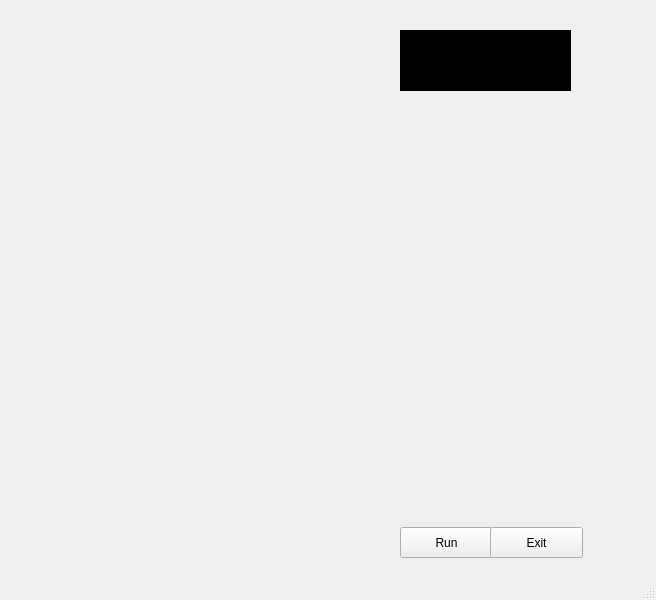
<?xml version="1.0" encoding="UTF-8"?>
<ui version="4.0">
 <class>JarvisAI</class>
 <widget class="QMainWindow" name="JarvisAI">
  <property name="geometry">
   <rect>
    <x>0</x>
    <y>0</y>
    <width>656</width>
    <height>600</height>
   </rect>
  </property>
  <property name="windowTitle">
   <string>MainWindow</string>
  </property>
  <widget class="QWidget" name="centralwidget">
   <widget class="QLabel" name="label">
    <property name="geometry">
     <rect>
      <x>80</x>
      <y>10</y>
      <width>501</width>
      <height>571</height>
     </rect>
    </property>
    <property name="text">
     <string/>
    </property>
    <property name="pixmap">
     <pixmap>Img/R.gif</pixmap>
    </property>
    <property name="scaledContents">
     <bool>false</bool>
    </property>
   </widget>
   <widget class="QLabel" name="label_2">
    <property name="geometry">
     <rect>
      <x>0</x>
      <y>20</y>
      <width>401</width>
      <height>111</height>
     </rect>
    </property>
    <property name="text">
     <string/>
    </property>
    <property name="pixmap">
     <pixmap>Img/T8bahf.gif</pixmap>
    </property>
   </widget>
   <widget class="QTextBrowser" name="textBrowser">
    <property name="geometry">
     <rect>
      <x>400</x>
      <y>30</y>
      <width>171</width>
      <height>61</height>
     </rect>
    </property>
    <property name="styleSheet">
     <string notr="true">background:transpranet;
border-radius:none</string>
    </property>
    <property name="html">
     <string>&lt;!DOCTYPE HTML PUBLIC &quot;-//W3C//DTD HTML 4.0//EN&quot; &quot;http://www.w3.org/TR/REC-html40/strict.dtd&quot;&gt;
&lt;html&gt;&lt;head&gt;&lt;meta name=&quot;qrichtext&quot; content=&quot;1&quot; /&gt;&lt;style type=&quot;text/css&quot;&gt;
p, li { white-space: pre-wrap; }
&lt;/style&gt;&lt;/head&gt;&lt;body style=&quot; font-family:'MS Shell Dlg 2'; font-size:7.8pt; font-weight:400; font-style:normal;&quot;&gt;
&lt;p style=&quot;-qt-paragraph-type:empty; margin-top:0px; margin-bottom:0px; margin-left:0px; margin-right:0px; -qt-block-indent:0; text-indent:0px;&quot;&gt;&lt;br /&gt;&lt;/p&gt;&lt;/body&gt;&lt;/html&gt;</string>
    </property>
   </widget>
   <widget class="QPushButton" name="pushButton">
    <property name="geometry">
     <rect>
      <x>400</x>
      <y>527</y>
      <width>93</width>
      <height>31</height>
     </rect>
    </property>
    <property name="cursor">
     <cursorShape>PointingHandCursor</cursorShape>
    </property>
    <property name="text">
     <string>Run</string>
    </property>
   </widget>
   <widget class="QPushButton" name="pushButton_2">
    <property name="geometry">
     <rect>
      <x>490</x>
      <y>527</y>
      <width>93</width>
      <height>31</height>
     </rect>
    </property>
    <property name="cursor">
     <cursorShape>PointingHandCursor</cursorShape>
    </property>
    <property name="text">
     <string>Exit</string>
    </property>
   </widget>
  </widget>
  <widget class="QStatusBar" name="statusbar"/>
 </widget>
 <resources/>
 <connections/>
</ui>
